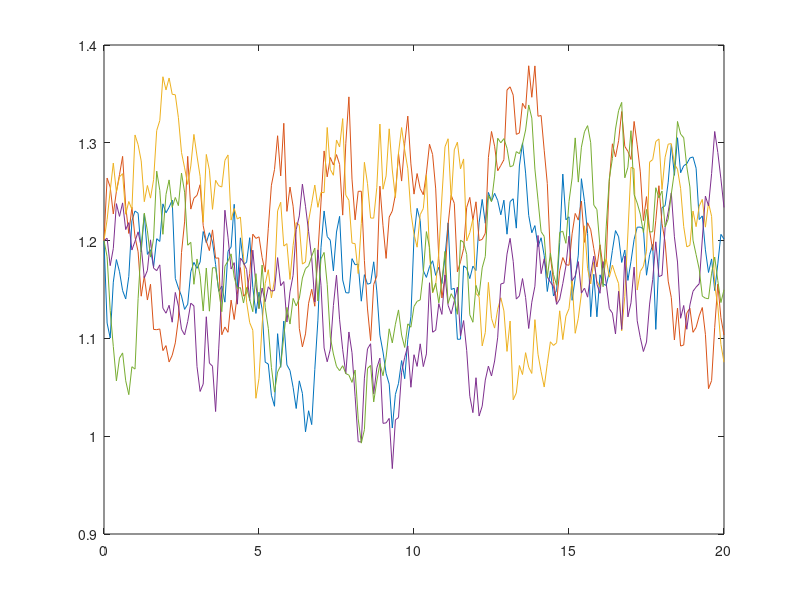

The MATLAB source for this figure:
% timeseries generated by an ornstein-uhlenbeck process
% code snippet from https://math.stackexchange.com/questions/1287634/implementing-ornstein-uhlenbeck-in-matlab

th = 1;
mu = 1.2;
sig = 0.1;
dt = 1e-1;
T=20;	% time length
N=5;	% number of variables

t = 0:dt:20;             % Time vector
nt=length(t);

x0 = 1.2;                 % Set initial condition
rng(1);                 % Set random seed
ex = exp(-th*t);

x=zeros(N,nt);

for i=1:N
	x(i,:) = x0*ex+mu*(1-ex)+sig*ex.*cumsum(exp(th*t).*[0 sqrt(dt)*randn(1,length(t)-1)]);
end

figure;
plot(t,x);

cm=cov(x');
vr=(sum(sum(cm))-sum(diag(cm)))/sum(diag(cm))
